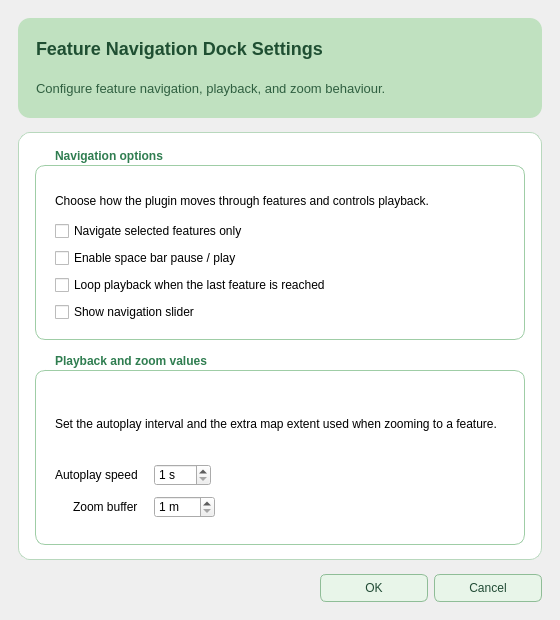
<?xml version="1.0" encoding="UTF-8"?>
<ui version="4.0">
 <class>FeatureNavigationDockSettingsDialogBase</class>
 <widget class="QDialog" name="FeatureNavigationDockSettingsDialogBase">
  <property name="windowModality">
   <enum>Qt::ApplicationModal</enum>
  </property>
  <property name="geometry">
   <rect>
    <x>0</x>
    <y>0</y>
    <width>560</width>
    <height>620</height>
   </rect>
  </property>
  <property name="minimumSize">
   <size>
    <width>560</width>
    <height>620</height>
   </size>
  </property>
  <property name="windowTitle">
   <string>Feature Navigation Dock Settings</string>
  </property>
  <property name="styleSheet">
   <string notr="true">/* Keep the overall green identity without forcing editor/control colours.
   Input widgets, checkboxes, and their text are intentionally left to the
   active QGIS/Qt palette so they remain light in QGIS 3 light themes and dark
   in QGIS 4 / Qt6 dark themes. */
QDialog#FeatureNavigationDockSettingsDialogBase {
    background-color: palette(window);
}

QFrame#headerFrame {
    background-color: #c0e1c0;
    border-radius: 12px;
}

QFrame#settingsCard {
    border: 1px solid #b8d8bd;
    border-radius: 12px;
    background-color: palette(base);
}

QLabel#titlelabel {
    color: #1f4f32;
    font-size: 18px;
    font-weight: 600;
    background: transparent;
}

QLabel#subtitleLabel {
    color: #2f5f40;
    font-size: 10pt;
    background: transparent;
}

QGroupBox {
    font-weight: 600;
    border: 1px solid #9fcda6;
    border-radius: 10px;
    margin-top: 18px;
    padding: 12px 10px 8px 10px;
    background: transparent;
}

QGroupBox::title {
    subcontrol-origin: margin;
    subcontrol-position: top left;
    left: 12px;
    top: 2px;
    padding: 0 6px;
    color: #2f7d50;
    background-color: palette(base);
}

QLabel#optionsDescriptionLabel,
QLabel#valuesDescriptionLabel {
    font-size: 9pt;
}


QDialogButtonBox QPushButton {
    min-width: 78px;
    padding: 6px 14px;
    border-radius: 6px;
    border: 1px solid #8fbd97;
    background-color: #e8f5e9;
    color: #214b35;
}

QDialogButtonBox QPushButton:hover {
    background-color: #d7edd8;
}

QDialogButtonBox QPushButton:pressed {
    background-color: #c4e3c6;
}</string>
  </property>
  <layout class="QVBoxLayout" name="mainLayout">
   <property name="leftMargin">
    <number>18</number>
   </property>
   <property name="topMargin">
    <number>18</number>
   </property>
   <property name="rightMargin">
    <number>18</number>
   </property>
   <property name="bottomMargin">
    <number>18</number>
   </property>
   <property name="spacing">
    <number>14</number>
   </property>
   <item>
    <widget class="QFrame" name="headerFrame">
     <property name="sizePolicy">
      <sizepolicy hsizetype="Preferred" vsizetype="Fixed">
       <horstretch>0</horstretch>
       <verstretch>0</verstretch>
      </sizepolicy>
     </property>
     <property name="minimumSize">
      <size>
       <width>0</width>
       <height>76</height>
      </size>
     </property>
     <property name="maximumSize">
      <size>
       <width>16777215</width>
       <height>100</height>
      </size>
     </property>
     <property name="frameShape">
      <enum>QFrame::NoFrame</enum>
     </property>
     <layout class="QHBoxLayout" name="headerLayout">
      <property name="leftMargin">
       <number>18</number>
      </property>
      <property name="topMargin">
       <number>12</number>
      </property>
      <property name="rightMargin">
       <number>14</number>
      </property>
      <property name="bottomMargin">
       <number>12</number>
      </property>
      <property name="spacing">
       <number>12</number>
      </property>
      <item>
       <layout class="QVBoxLayout" name="titleLayout">
        <property name="spacing">
         <number>4</number>
        </property>
        <item>
         <widget class="QLabel" name="titlelabel">
          <property name="text">
           <string>Feature Navigation Dock Settings</string>
          </property>
          <property name="alignment">
           <set>Qt::AlignLeading|Qt::AlignLeft|Qt::AlignVCenter</set>
          </property>
         </widget>
        </item>
        <item>
         <widget class="QLabel" name="subtitleLabel">
          <property name="text">
           <string>Configure feature navigation, playback, and zoom behaviour.</string>
          </property>
          <property name="wordWrap">
           <bool>true</bool>
          </property>
         </widget>
        </item>
       </layout>
      </item>
      <item>
       <widget class="QPushButton" name="helpButton">
        <property name="sizePolicy">
         <sizepolicy hsizetype="Fixed" vsizetype="Fixed">
          <horstretch>0</horstretch>
          <verstretch>0</verstretch>
         </sizepolicy>
        </property>
        <property name="text">
         <string/>
        </property>
        <property name="icon">
         <iconset>
          <normaloff>icons/question_mark.png</normaloff>icons/question_mark.png</iconset>
        </property>
        <property name="flat">
         <bool>true</bool>
        </property>
       </widget>
      </item>
     </layout>
    </widget>
   </item>
   <item>
    <widget class="QFrame" name="settingsCard">
     <property name="frameShape">
      <enum>QFrame::NoFrame</enum>
     </property>
     <layout class="QVBoxLayout" name="cardLayout">
      <property name="leftMargin">
       <number>16</number>
      </property>
      <property name="topMargin">
       <number>14</number>
      </property>
      <property name="rightMargin">
       <number>16</number>
      </property>
      <property name="bottomMargin">
       <number>14</number>
      </property>
      <property name="spacing">
       <number>12</number>
      </property>
      <item>
       <widget class="QGroupBox" name="navigationGroupBox">
        <property name="title">
         <string>Navigation options</string>
        </property>
        <layout class="QVBoxLayout" name="navigationOptionsLayout">
         <property name="spacing">
          <number>7</number>
         </property>
         <item>
          <widget class="QLabel" name="optionsDescriptionLabel">
           <property name="text">
            <string>Choose how the plugin moves through features and controls playback.</string>
           </property>
           <property name="wordWrap">
            <bool>true</bool>
           </property>
          </widget>
         </item>
         <item>
          <widget class="QCheckBox" name="selectedfeaturescheckBox">
           <property name="text">
            <string>Navigate selected features only</string>
           </property>
          </widget>
         </item>
         <item>
          <widget class="QCheckBox" name="spacebarcheckBox">
           <property name="text">
            <string>Enable space bar pause / play</string>
           </property>
          </widget>
         </item>
         <item>
          <widget class="QCheckBox" name="loopcheckBox">
           <property name="text">
            <string>Loop playback when the last feature is reached</string>
           </property>
          </widget>
         </item>
         <item>
          <widget class="QCheckBox" name="navcheckBox">
           <property name="text">
            <string>Show navigation slider</string>
           </property>
          </widget>
         </item>
        </layout>
       </widget>
      </item>
      <item>
       <widget class="QGroupBox" name="valuesGroupBox">
        <property name="title">
         <string>Playback and zoom values</string>
        </property>
        <layout class="QVBoxLayout" name="valuesOuterLayout">
         <property name="spacing">
          <number>8</number>
         </property>
         <item>
          <widget class="QLabel" name="valuesDescriptionLabel">
           <property name="text">
            <string>Set the autoplay interval and the extra map extent used when zooming to a feature.</string>
           </property>
           <property name="wordWrap">
            <bool>true</bool>
           </property>
          </widget>
         </item>
         <item>
          <layout class="QFormLayout" name="valuesFormLayout">
           <property name="fieldGrowthPolicy">
            <enum>QFormLayout::ExpandingFieldsGrow</enum>
           </property>
           <property name="labelAlignment">
            <set>Qt::AlignRight|Qt::AlignTrailing|Qt::AlignVCenter</set>
           </property>
           <property name="formAlignment">
            <set>Qt::AlignLeading|Qt::AlignLeft|Qt::AlignTop</set>
           </property>
           <property name="horizontalSpacing">
            <number>16</number>
           </property>
           <property name="verticalSpacing">
            <number>10</number>
           </property>
           <item row="0" column="0">
            <widget class="QLabel" name="speedLabel">
             <property name="text">
              <string>Autoplay speed</string>
             </property>
            </widget>
           </item>
           <item row="0" column="1">
            <widget class="QSpinBox" name="speedSpinBox">
             <property name="minimum">
              <number>1</number>
             </property>
             <property name="maximum">
              <number>999</number>
             </property>
             <property name="suffix">
              <string> s</string>
             </property>
            </widget>
           </item>
           <item row="1" column="0">
            <widget class="QLabel" name="bufferLabel">
             <property name="text">
              <string>Zoom buffer</string>
             </property>
            </widget>
           </item>
           <item row="1" column="1">
            <widget class="QSpinBox" name="bufferSpinBox">
             <property name="minimum">
              <number>1</number>
             </property>
             <property name="maximum">
              <number>999</number>
             </property>
             <property name="suffix">
              <string> m</string>
             </property>
            </widget>
           </item>
          </layout>
         </item>
        </layout>
       </widget>
      </item>
     </layout>
    </widget>
   </item>
   <item>
    <widget class="QDialogButtonBox" name="buttonBox">
     <property name="orientation">
      <enum>Qt::Horizontal</enum>
     </property>
     <property name="standardButtons">
      <set>QDialogButtonBox::Cancel|QDialogButtonBox::Ok</set>
     </property>
     <property name="centerButtons">
      <bool>false</bool>
     </property>
    </widget>
   </item>
  </layout>
 </widget>
 <resources/>
 <connections/>
</ui>
